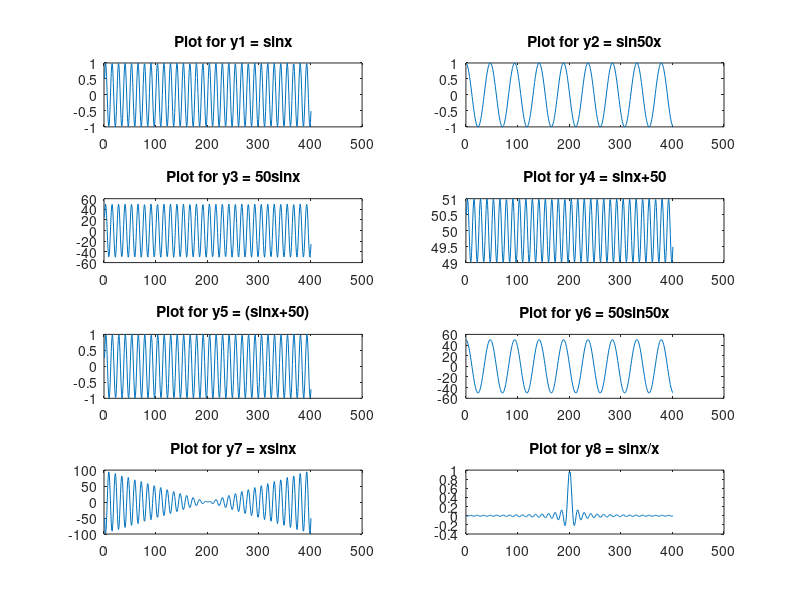
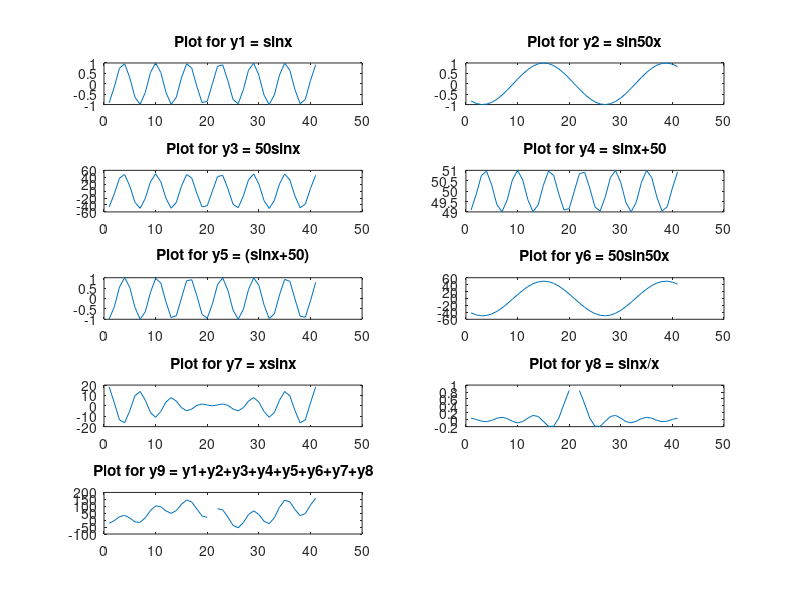
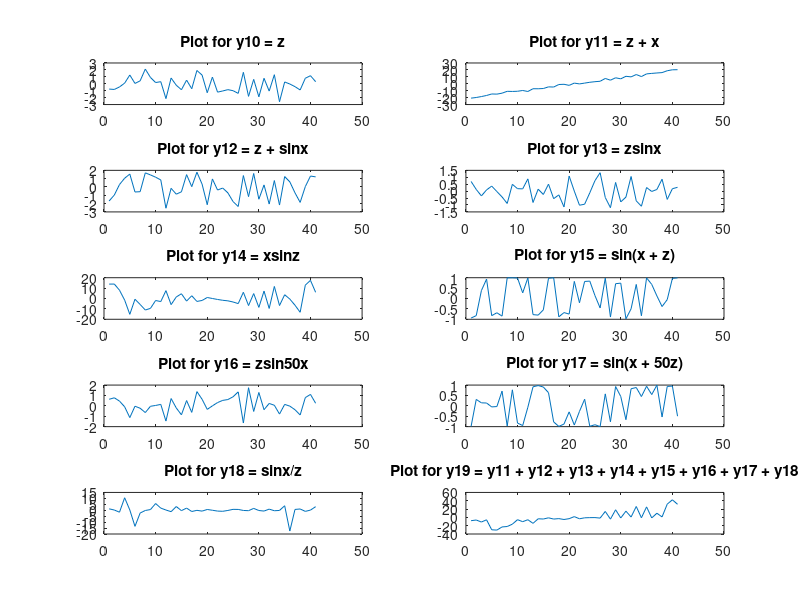
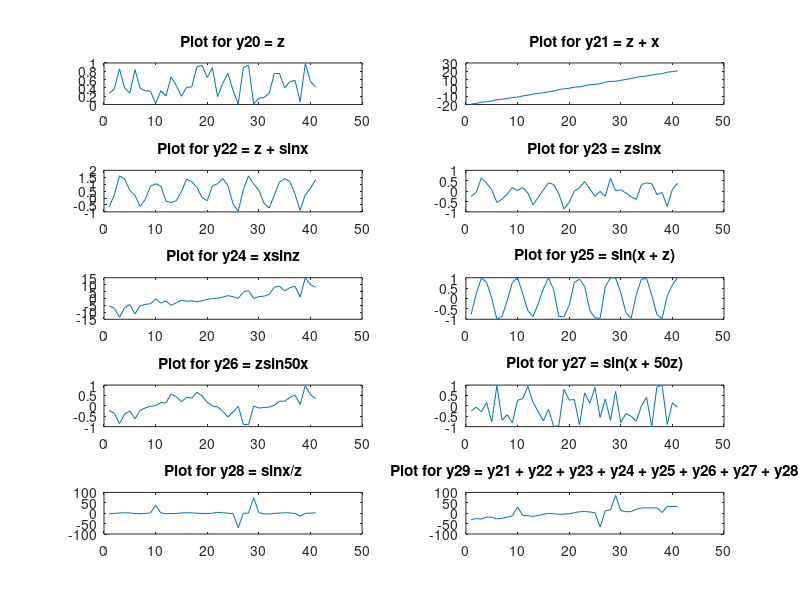

Source code (MATLAB) for these figures, in order:
%problem 1
x = -100:0.5:100;
y1 = sin(x);
y2 = sin(50.*x);
y3 = 50*sin(x);
y4 = sin(x)+50;
y5 = sin(50.+x);
y6 = 50*sin(50.*x);
y7 = x.*sin(x);
y8 = sin(x)./x;

figure(1);
subplot(4,2,1);
plot(y1);
title('Plot for y1 = sinx');

subplot(4,2,2);
plot(y2);
title('Plot for y2 = sin50x');

subplot(4,2,3);
plot(y3);
title('Plot for y3 = 50sinx');

subplot(4,2,4);
plot(y4);
title('Plot for y4 = sinx+50');

subplot(4,2,5);
plot(y5);
title('Plot for y5 = (sinx+50)');

subplot(4,2,6);
plot(y6);
title('Plot for y6 = 50sin50x');

subplot(4,2,7);
plot(y7);
title('Plot for y7 = xsinx');

subplot(4,2,8);
plot(y8);
title('Plot for y8 = sinx/x');

%Problem 2

x = -20:20;

y1 = sin(x);
y2 = sin(50.*x);
y3 = 50*sin(x);
y4 = sin(x)+50;
y5 = sin(50.+x);
y6 = 50*sin(50.*x);
y7 = x.*sin(x);
y8 = sin(x)./x;
y9 = y1 + y2 + y3 + y4 + y5 + y6 + y7 + y8;

figure(2);
subplot(5,2,1);
plot(y1);
title('Plot for y1 = sinx');

subplot(5,2,2);
plot(y2);
title('Plot for y2 = sin50x');

subplot(5,2,3);
plot(y3);
title('Plot for y3 = 50sinx');

subplot(5,2,4);
plot(y4);
title('Plot for y4 = sinx+50');

subplot(5,2,5);
plot(y5);
title('Plot for y5 = (sinx+50)');

subplot(5,2,6);
plot(y6);
title('Plot for y6 = 50sin50x');

subplot(5,2,7);
plot(y7);
title('Plot for y7 = xsinx');

subplot(5,2,8);
plot(y8);
title('Plot for y8 = sinx/x');

subplot(5,2,9);
plot(y9);
title('Plot for y9 = y1+y2+y3+y4+y5+y6+y7+y8');

%Problem 3

z = randn(1,41);
y10 = z;
y11 = z + x;
y12 = z + sin(x);
y13 = z.*sin(x);
y14 = x.*sin(z);
y15 = sin(x + z);
y16 = z.*sin(50 * x);
y17 = sin(x + 50 * z);
y18 = sin(x)./z;
y19 = y11 + y12 + y13 + y14 + y15 + y16 + y17 + y18;

figure(3);
subplot(5,2,1);
plot(y10);
title('Plot for y10 = z');

subplot(5,2,2);
plot(y11);
title('Plot for y11 = z + x');

subplot(5,2,3);
plot(y12);
title('Plot for y12 = z + sinx');

subplot(5,2,4);
plot(y13);
title('Plot for y13 = zsinx');

subplot(5,2,5);
plot(y14);
title('Plot for y14 = xsinz');

subplot(5,2,6);
plot(y15);
title('Plot for y15 = sin(x + z)');

subplot(5,2,7);
plot(y16);
title('Plot for y16 = zsin50x');

subplot(5,2,8);
plot(y17);
title('Plot for y17 = sin(x + 50z)');

subplot(5,2,9);
plot(y18);
title('Plot for y18 = sinx/z');

subplot(5,2,10);
plot(y19);
title('Plot for y19 = y11 + y12 + y13 + y14 + y15 + y16 + y17 + y18');

%Problem 4

z = rand(1,41);

y20 = z;
y21 = z + x;
y22 = z + sin(x);
y23 = z.*sin(x);
y24 = x.*sin(z);
y25 = sin(x + z);
y26 = z.*sin(50 * x);
y27 = sin(x + 50 * z);
y28 = sin(x)./z;
y29 = y21 + y22 + y23 + y24 + y25 + y26 + y27 + y28;

figure(4);
subplot(5,2,1);
plot(y20);
title('Plot for y20 = z');

subplot(5,2,2);
plot(y21);
title('Plot for y21 = z + x');

subplot(5,2,3);
plot(y22);
title('Plot for y22 = z + sinx');

subplot(5,2,4);
plot(y23);
title('Plot for y23 = zsinx');

subplot(5,2,5);
plot(y24);
title('Plot for y24 = xsinz');

subplot(5,2,6);
plot(y25);
title('Plot for y25 = sin(x + z)');

subplot(5,2,7);
plot(y26);
title('Plot for y26 = zsin50x');

subplot(5,2,8);
plot(y27);
title('Plot for y27 = sin(x + 50z)');

subplot(5,2,9);
plot(y28);
title('Plot for y28 = sinx/z');

subplot(5,2,10);
plot(y29);
title('Plot for y29 = y21 + y22 + y23 + y24 + y25 + y26 + y27 + y28');

%Problem 5
z = randn(1,10000);
r1 = z;
r2 = 2.*z;
r3 = 4.*z;
r4 = 16.*z;

figure(5);
subplot(2,2,1);
hist(r1);
title('Histogram for r1');

subplot(2,2,2);
hist(r2);
title('Histogram for r2');

subplot(2,2,3);
hist(r3);
title('Histogram for r3');

subplot(2,2,4);
hist(r4);
title('Histogram for r4');

%Problem 6

z = randn(1,10000);
r6 = z + 10;
r7 = 2.*z + 20;
r8 = z - 10;
r9 = 2.*z - 20;

figure(6);
subplot(2,2,1);
hist(r6);
title('Histogram for r6');

subplot(2,2,2);
hist(r7);
title('Histogram for r7');

subplot(2,2,3);
hist(r8);
title('Histogram for r8');

subplot(2,2,4);
hist(r9);
title('Histogram for r9');

%Problem 7

z = rand(1,10000);
r11 = z;
r21 = sqrt(12*4).*z - sqrt(3)*2;
r31 = sqrt(12*16).*z - sqrt(3)*4;
r41 = sqrt(12*256).*z - sqrt(3)*16;

figure(7);
subplot(2,2,1);
hist(r11);
title('Histogram for r11');

subplot(2,2,2);
hist(r21);
title('Histogram for r21');

subplot(2,2,3);
hist(r31);
title('Histogram for r31');

subplot(2,2,4);
hist(r41);
title('Histogram for r41');

%Problem 8

z = rand(1,10000);
r61 = sqrt(12).*z + 10 - sqrt(3);
r71 = sqrt(12*4).*z + 20 - sqrt(3)*2;
r81 = sqrt(12).*z -10 - sqrt(3);
r91 = sqrt(12*4).*z -20 - sqrt(3)*2;

figure(8);
subplot(2,2,1); 
hist(r61);
title('Histogram for r61');

subplot(2,2,2);
hist(r71);
title('Histogram for r71');

subplot(2,2,3);
hist(r81);
title('Histogram for r81');

subplot(2,2,4);
hist(r91);
title('Histogram for r91');

